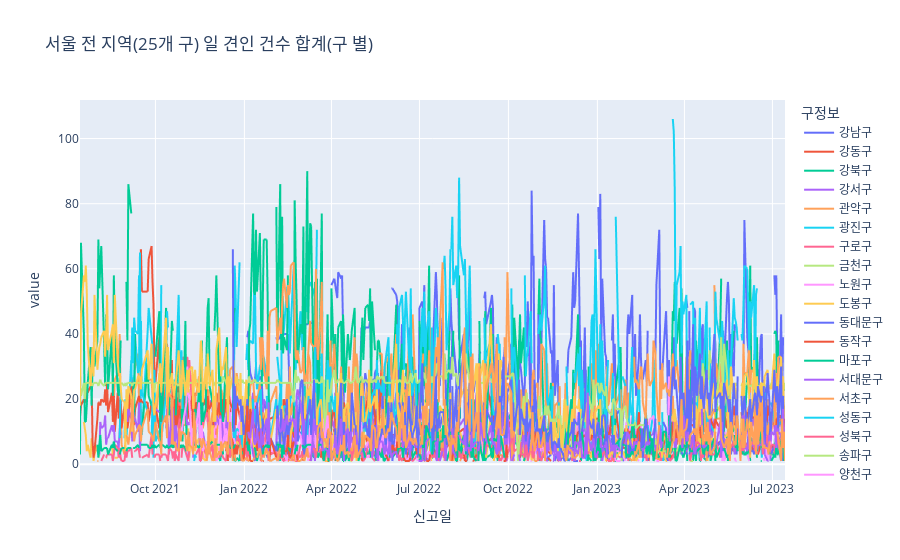

Source (notebook cell):
### Code cell
fig = px.line(count_dfM, x='신고일', y='value', color='구정보', title='서울 전 지역(25개 구) 일 견인 건수 합계(구 별)')
fig.show();

### Figure 1 — Plotly figure (JSON) as saved in the notebook; plotly's stock layout.template omitted (floating-point values rounded to 4 significant figures; data arrays with more than 128 entries replaced by an {"elided": "..."} marker saying what was removed)
{"data": [{"hovertemplate": "구정보=강남구<br>신고일=%{x}<br>value=%{y}<extra></extra>", "legendgroup": "강남구", "line": {"color": "#636efa", "dash": "solid"}, "marker": {"symbol": "circle"}, "mode": "lines", "name": "강남구", "showlegend": true, "type": "scattergl", "x": {"elided": "497 str values"}, "xaxis": "x", "y": {"elided": "497 int values"}, "yaxis": "y"}, {"hovertemplate": "구정보=강동구<br>신고일=%{x}<br>value=%{y}<extra></extra>", "legendgroup": "강동구", "line": {"color": "#EF553B", "dash": "solid"}, "marker": {"symbol": "circle"}, "mode": "lines", "name": "강동구", "showlegend": true, "type": "scattergl", "x": {"elided": "497 str values"}, "xaxis": "x", "y": {"elided": "497 int values"}, "yaxis": "y"}, {"hovertemplate": "구정보=강북구<br>신고일=%{x}<br>value=%{y}<extra></extra>", "legendgroup": "강북구", "line": {"color": "#00cc96", "dash": "solid"}, "marker": {"symbol": "circle"}, "mode": "lines", "name": "강북구", "showlegend": true, "type": "scattergl", "x": {"elided": "497 str values"}, "xaxis": "x", "y": {"elided": "497 int values"}, "yaxis": "y"}, {"hovertemplate": "구정보=강서구<br>신고일=%{x}<br>value=%{y}<extra></extra>", "legendgroup": "강서구", "line": {"color": "#ab63fa", "dash": "solid"}, "marker": {"symbol": "circle"}, "mode": "lines", "name": "강서구", "showlegend": true, "type": "scattergl", "x": {"elided": "497 str values"}, "xaxis": "x", "y": {"elided": "497 int values"}, "yaxis": "y"}, {"hovertemplate": "구정보=관악구<br>신고일=%{x}<br>value=%{y}<extra></extra>", "legendgroup": "관악구", "line": {"color": "#FFA15A", "dash": "solid"}, "marker": {"symbol": "circle"}, "mode": "lines", "name": "관악구", "showlegend": true, "type": "scattergl", "x": {"elided": "497 str values"}, "xaxis": "x", "y": {"elided": "497 int values"}, "yaxis": "y"}, {"hovertemplate": "구정보=광진구<br>신고일=%{x}<br>value=%{y}<extra></extra>", "legendgroup": "광진구", "line": {"color": "#19d3f3", "dash": "solid"}, "marker": {"symbol": "circle"}, "mode": "lines", "name": "광진구", "showlegend": true, "type": "scattergl", "x": {"elided": "497 str values"}, "xaxis": "x", "y": {"elided": "497 int values"}, "yaxis": "y"}, {"hovertemplate": "구정보=구로구<br>신고일=%{x}<br>value=%{y}<extra></extra>", "legendgroup": "구로구", "line": {"color": "#FF6692", "dash": "solid"}, "marker": {"symbol": "circle"}, "mode": "lines", "name": "구로구", "showlegend": true, "type": "scattergl", "x": {"elided": "497 str values"}, "xaxis": "x", "y": {"elided": "497 int values"}, "yaxis": "y"}, {"hovertemplate": "구정보=금천구<br>신고일=%{x}<br>value=%{y}<extra></extra>", "legendgroup": "금천구", "line": {"color": "#B6E880", "dash": "solid"}, "marker": {"symbol": "circle"}, "mode": "lines", "name": "금천구", "showlegend": true, "type": "scattergl", "x": {"elided": "497 str values"}, "xaxis": "x", "y": {"elided": "497 int values"}, "yaxis": "y"}, {"hovertemplate": "구정보=노원구<br>신고일=%{x}<br>value=%{y}<extra></extra>", "legendgroup": "노원구", "line": {"color": "#FF97FF", "dash": "solid"}, "marker": {"symbol": "circle"}, "mode": "lines", "name": "노원구", "showlegend": true, "type": "scattergl", "x": {"elided": "497 str values"}, "xaxis": "x", "y": {"elided": "497 int values"}, "yaxis": "y"}, {"hovertemplate": "구정보=도봉구<br>신고일=%{x}<br>value=%{y}<extra></extra>", "legendgroup": "도봉구", "line": {"color": "#FECB52", "dash": "solid"}, "marker": {"symbol": "circle"}, "mode": "lines", "name": "도봉구", "showlegend": true, "type": "scattergl", "x": {"elided": "497 str values"}, "xaxis": "x", "y": {"elided": "497 int values"}, "yaxis": "y"}, {"hovertemplate": "구정보=동대문구<br>신고일=%{x}<br>value=%{y}<extra></extra>", "legendgroup": "동대문구", "line": {"color": "#636efa", "dash": "solid"}, "marker": {"symbol": "circle"}, "mode": "lines", "name": "동대문구", "showlegend": true, "type": "scattergl", "x": {"elided": "497 str values"}, "xaxis": "x", "y": {"elided": "497 int values"}, "yaxis": "y"}, {"hovertemplate": "구정보=동작구<br>신고일=%{x}<br>value=%{y}<extra></extra>", "legendgroup": "동작구", "line": {"color": "#EF553B", "dash": "solid"}, "marker": {"symbol": "circle"}, "mode": "lines", "name": "동작구", "showlegend": true, "type": "scattergl", "x": {"elided": "497 str values"}, "xaxis": "x", "y": {"elided": "497 int values"}, "yaxis": "y"}, {"hovertemplate": "구정보=마포구<br>신고일=%{x}<br>value=%{y}<extra></extra>", "legendgroup": "마포구", "line": {"color": "#00cc96", "dash": "solid"}, "marker": {"symbol": "circle"}, "mode": "lines", "name": "마포구", "showlegend": true, "type": "scattergl", "x": {"elided": "497 str values"}, "xaxis": "x", "y": {"elided": "497 int values"}, "yaxis": "y"}, {"hovertemplate": "구정보=서대문구<br>신고일=%{x}<br>value=%{y}<extra></extra>", "legendgroup": "서대문구", "line": {"color": "#ab63fa", "dash": "solid"}, "marker": {"symbol": "circle"}, "mode": "lines", "name": "서대문구", "showlegend": true, "type": "scattergl", "x": {"elided": "497 str values"}, "xaxis": "x", "y": {"elided": "497 int values"}, "yaxis": "y"}, {"hovertemplate": "구정보=서초구<br>신고일=%{x}<br>value=%{y}<extra></extra>", "legendgroup": "서초구", "line": {"color": "#FFA15A", "dash": "solid"}, "marker": {"symbol": "circle"}, "mode": "lines", "name": "서초구", "showlegend": true, "type": "scattergl", "x": {"elided": "497 str values"}, "xaxis": "x", "y": {"elided": "497 int values"}, "yaxis": "y"}, {"hovertemplate": "구정보=성동구<br>신고일=%{x}<br>value=%{y}<extra></extra>", "legendgroup": "성동구", "line": {"color": "#19d3f3", "dash": "solid"}, "marker": {"symbol": "circle"}, "mode": "lines", "name": "성동구", "showlegend": true, "type": "scattergl", "x": {"elided": "497 str values"}, "xaxis": "x", "y": {"elided": "497 int values"}, "yaxis": "y"}, {"hovertemplate": "구정보=성북구<br>신고일=%{x}<br>value=%{y}<extra></extra>", "legendgroup": "성북구", "line": {"color": "#FF6692", "dash": "solid"}, "marker": {"symbol": "circle"}, "mode": "lines", "name": "성북구", "showlegend": true, "type": "scattergl", "x": {"elided": "497 str values"}, "xaxis": "x", "y": {"elided": "497 int values"}, "yaxis": "y"}, {"hovertemplate": "구정보=송파구<br>신고일=%{x}<br>value=%{y}<extra></extra>", "legendgroup": "송파구", "line": {"color": "#B6E880", "dash": "solid"}, "marker": {"symbol": "circle"}, "mode": "lines", "name": "송파구", "showlegend": true, "type": "scattergl", "x": {"elided": "497 str values"}, "xaxis": "x", "y": {"elided": "497 int values"}, "yaxis": "y"}, {"hovertemplate": "구정보=양천구<br>신고일=%{x}<br>value=%{y}<extra></extra>", "legendgroup": "양천구", "line": {"color": "#FF97FF", "dash": "solid"}, "marker": {"symbol": "circle"}, "mode": "lines", "name": "양천구", "showlegend": true, "type": "scattergl", "x": {"elided": "497 str values"}, "xaxis": "x", "y": {"elided": "497 int values"}, "yaxis": "y"}, {"hovertemplate": "구정보=영등포구<br>신고일=%{x}<br>value=%{y}<extra></extra>", "legendgroup": "영등포구", "line": {"color": "#FECB52", "dash": "solid"}, "marker": {"symbol": "circle"}, "mode": "lines", "name": "영등포구", "showlegend": true, "type": "scattergl", "x": {"elided": "497 str values"}, "xaxis": "x", "y": {"elided": "497 int values"}, "yaxis": "y"}, {"hovertemplate": "구정보=용산구<br>신고일=%{x}<br>value=%{y}<extra></extra>", "legendgroup": "용산구", "line": {"color": "#636efa", "dash": "solid"}, "marker": {"symbol": "circle"}, "mode": "lines", "name": "용산구", "showlegend": true, "type": "scattergl", "x": {"elided": "497 str values"}, "xaxis": "x", "y": {"elided": "497 int values"}, "yaxis": "y"}, {"hovertemplate": "구정보=은평구<br>신고일=%{x}<br>value=%{y}<extra></extra>", "legendgroup": "은평구", "line": {"color": "#EF553B", "dash": "solid"}, "marker": {"symbol": "circle"}, "mode": "lines", "name": "은평구", "showlegend": true, "type": "scattergl", "x": {"elided": "497 str values"}, "xaxis": "x", "y": {"elided": "497 int values"}, "yaxis": "y"}, {"hovertemplate": "구정보=종로구<br>신고일=%{x}<br>value=%{y}<extra></extra>", "legendgroup": "종로구", "line": {"color": "#00cc96", "dash": "solid"}, "marker": {"symbol": "circle"}, "mode": "lines", "name": "종로구", "showlegend": true, "type": "scattergl", "x": {"elided": "497 str values"}, "xaxis": "x", "y": {"elided": "497 int values"}, "yaxis": "y"}, {"hovertemplate": "구정보=중구<br>신고일=%{x}<br>value=%{y}<extra></extra>", "legendgroup": "중구", "line": {"color": "#ab63fa", "dash": "solid"}, "marker": {"symbol": "circle"}, "mode": "lines", "name": "중구", "showlegend": true, "type": "scattergl", "x": {"elided": "497 str values"}, "xaxis": "x", "y": {"elided": "497 int values"}, "yaxis": "y"}, {"hovertemplate": "구정보=중랑구<br>신고일=%{x}<br>value=%{y}<extra></extra>", "legendgroup": "중랑구", "line": {"color": "#FFA15A", "dash": "solid"}, "marker": {"symbol": "circle"}, "mode": "lines", "name": "중랑구", "showlegend": true, "type": "scattergl", "x": {"elided": "497 str values"}, "xaxis": "x", "y": {"elided": "497 int values"}, "yaxis": "y"}], "layout": {"legend": {"title": {"text": "구정보"}, "tracegroupgap": 0}, "title": {"text": "서울 전 지역(25개 구) 일 견인 건수 합계(구 별)"}, "xaxis": {"anchor": "y", "domain": [0, 1], "title": {"text": "신고일"}}, "yaxis": {"anchor": "x", "domain": [0, 1], "title": {"text": "value"}}}}
